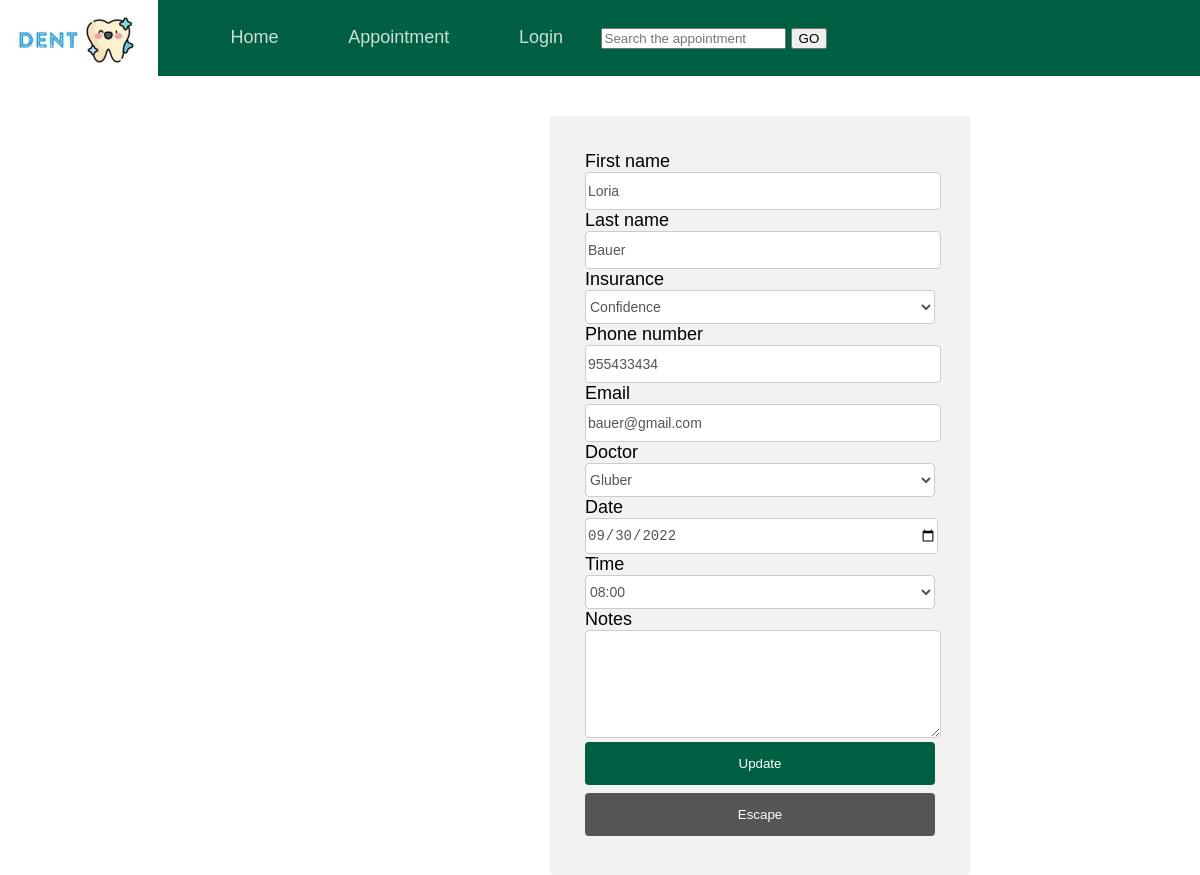
The page /updateregview/1 on the database its author committed.
### dent/models.py (models this page shows)
class Patient(models.Model):
    COMPANIES = (
        ('GHI', 'GHI'),
        ('Confidence', 'Confidence'),
        ('Union', 'Union'),
    )
    user = models.OneToOneField(User, on_delete=models.CASCADE, null= True, blank = True)
    fname = models.CharField(max_length=100)
    sname = models.CharField(max_length=100)
    insurance_c = models.CharField(max_length=20,choices=COMPANIES)
    cell_phone_num = models.IntegerField()
    email = models.EmailField(max_length= 254, null = True, blank= True)
    def __str__(self):
        return self.fname

class Appointment(models.Model):
    patient = models.ForeignKey('Patient', on_delete= models.CASCADE)
    doctor = models.ForeignKey('Staff', on_delete = models.CASCADE)
    date = models.DateField(auto_now_add= False)
    time = models.TimeField(auto_now_add=False)
    notes = models.TextField(null=True, blank = True)

### dent/views.py (the view, shortened to what this page needs)
# urls.py: path('updateregview/<int:pk>', views.updateregview, name= 'updateregview'),
def updateregview(request, pk):
    update_appointment = Appointment.objects.get(id=pk)
    appointment_patient_id = update_appointment.patient.id
    update_patient = Patient.objects.get(id = appointment_patient_id)
    updateappform = AppointmentForm(instance = update_appointment, initial = {'patient':update_patient, 'time': update_appointment.time} )
    updatepatform = PatientForm(instance = update_patient, initial = {'insurance_c':update_patient.insurance_c})
    ctx = {
        'updateappform': updateappform,
        'updatepatform':updatepatform,}
    return render(request, 'dent/updateregview.html', ctx)

### dent/forms.py
class AppointmentForm(ModelForm):
    class Meta:
        model = Appointment
        fields = '__all__'
        widgets = {
            'doctor':forms.Select(attrs = {'class':'text-input'}),
            'date':forms.DateInput(attrs={'type':'date','class':'text-input'}),
            'time':forms.Select(choices=HOUR_CHOICES,attrs={'class':'text-input'}),
            'notes':forms.Textarea(attrs={'class':'textarea-input'}),
         }

class PatientForm(ModelForm):
    class Meta:
        model = Patient
        fields = '__all__'
        widgets = {
            'user':forms.TextInput(attrs={'type':'hidden'}),
            'fname':forms.TextInput(attrs={
                'type':'text',
                'id':'fname',}),
            'sname':forms.TextInput(attrs={
                'type':'text',
                'id':'sname'}),
            'insurance_c':forms.Select(attrs={
                'id':'insurance_c'}),
            'cell_phone_num':forms.NumberInput(attrs={
                'id':'cell_phone_num'}),
            'email':forms.EmailInput(attrs={
                'id':'email'}),
         }
    def __init__(self, *args, **kwargs):
        super().__init__(*args,**kwargs)
        data = {'class':'text-input'}
        for field in self.fields:
            self.fields[str(field)].widget.attrs.update(data)

### dent/models.py (called while the page is built)
    def __str__(self):
        return self.sname

### templates/dent/updateregview.html (shortened to what this page needs)
{% extends 'dent/main.html' %}
{% load static %}
{% block content %}
<div class="container container-middle">
    <form method = 'POST' action = "">
        First name {{ updatepatform.fname }}
        Last name {{ updatepatform.sname }}
        Insurance {{ updatepatform.insurance_c }}
        Phone number {{ updatepatform.cell_phone_num }}
        Email {{ updatepatform.email }}
        Doctor {{ updateappform.doctor }}
        Date {{ updateappform.date}}
        Time {{ updateappform.time }}
        Notes {{ updateappform.notes }}
        <input type = 'submit' value = 'Update' class="submit">
        <input type = 'button' class="return"
                onclick="location.href='http://127.0.0.1:8000/'; return false;"
                value = 'Escape'>
    </form>
</div>
{% endblock %}

### static/css/main.css (style rules this page uses)
body { padding:0; margin:0; font-family: Arial, Helvetica, sans-serif; font-size: large; box-sizing: border-box; }
.container { position: absolute; width:350px; margin:40px auto auto auto; border-radius: 4px; background-color: #f2f2f2; padding: 35px; display: flex; justify-content: center; flex-direction: column; }
.container-middle { margin:40px auto auto 550px !important; }
.text-input { display: block; width:100%; height:34px; font-size:14px; line-height:1.5; color:#555; background-color:#fff; background-image:none; border:1px solid #ccc; border-radius:4px; }
#id_doctor { display: block; width:100%; height:34px; font-size:14px; line-height:1.5; color:#555; background-color:#fff; background-image:none; border:1px solid #ccc; border-radius:4px; }
.textarea-input { display: block; width:100%; height:102px; font-size:14px; line-height:1.5; color:#555; background-color:#fff; background-image:none; border:1px solid #ccc; border-radius:4px; }
.submit { width: 100%; background-color: #016044; color: white; padding: 14px 20px; margin: 4px 0; border: none; border-radius: 4px; cursor: pointer }
.return { width: 100%; background-color: #555; color: white; padding: 14px 20px; margin: 4px 0; border: none; border-radius: 4px; cursor: pointer }

### rows shown on the page
Patient: fname "Loria", sname "Bauer", insurance_c "Confidence", cell_phone_num "955433434", email "bauer@gmail.com"
Appointment: doctor "Gluber", date "09/30/2022", time "08:00"
